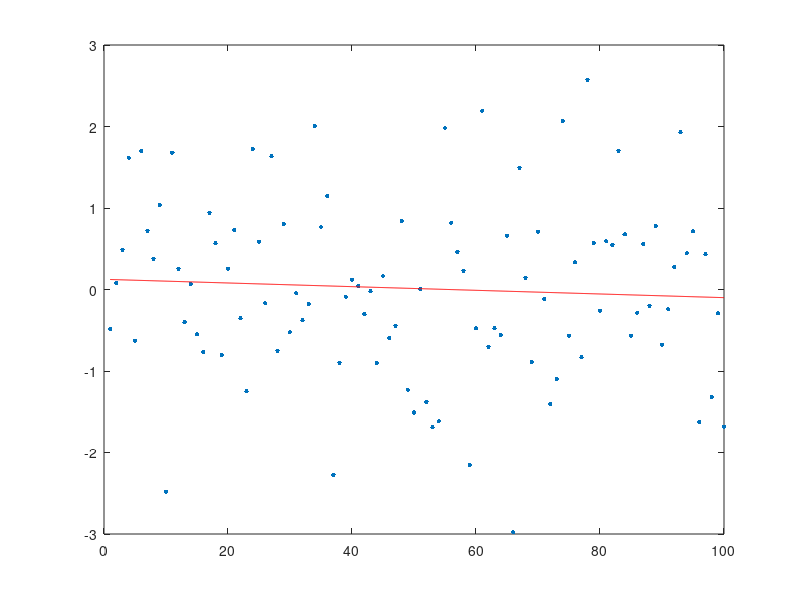

This chart was generated by the following MATLAB code:
x = [1:1:100]';% note the prime
y = randn(size(x));% a column vector of 100 standard normal values.
X = [ones(size(x)),x];             % build the matrix X for linear model
z = X'*y;                         % right hand side of the Normal Equations
S = X'*X;                         % Left hand side of the Normal Equations
U = chol(S);                      % Cholesky decomposition
w = U'\z;  %solve the normal equations using the Cholesky decomposition
c = U\w
plot(x,y,'.','MarkerSize',10)% plot the data points
q = 1:0.1:100;    % define a vector for plotting the linear function
fit = c(1)+c(2)*q;  %define the linear fit 
hold on   
plot(q,fit,'r');  % plot the linear fit together with the data points
hold off


% Q1_Lab5
% 
% c =
% 
%   -1.7961e-02
%    1.2145e-03